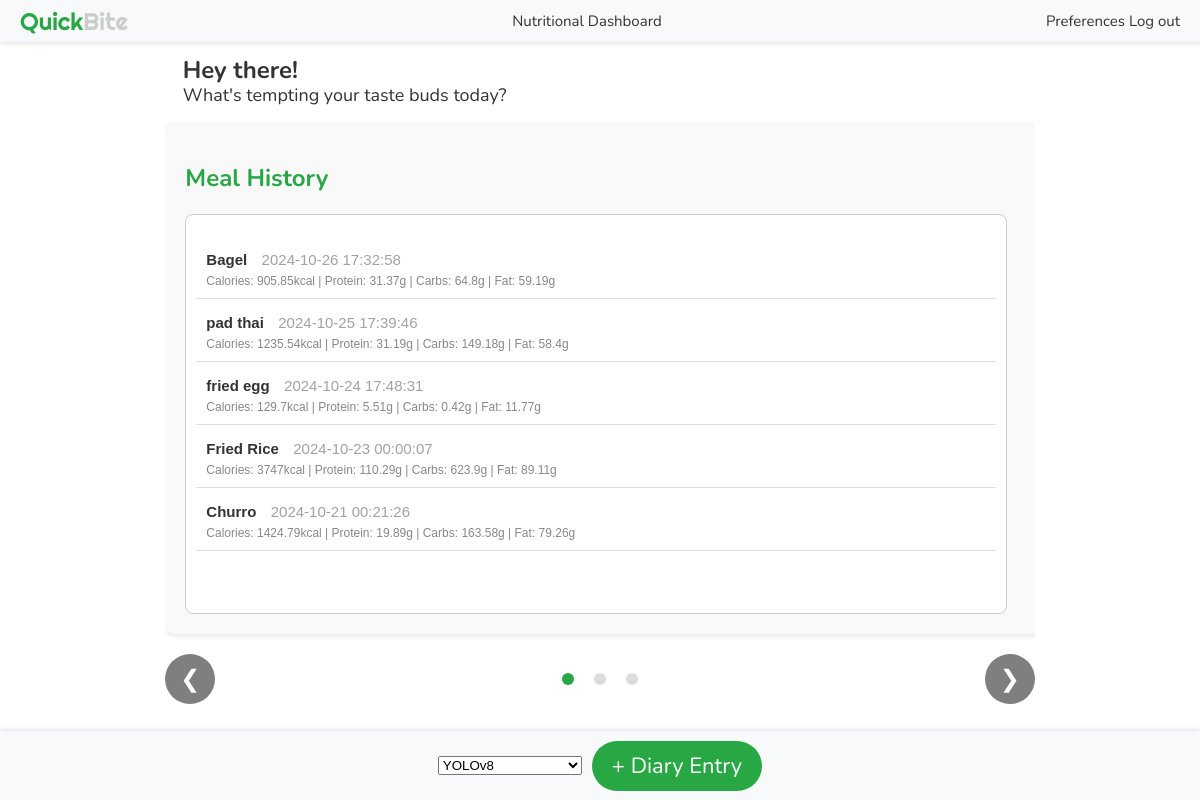
Before: /dashboard (signed in) with the older database file.
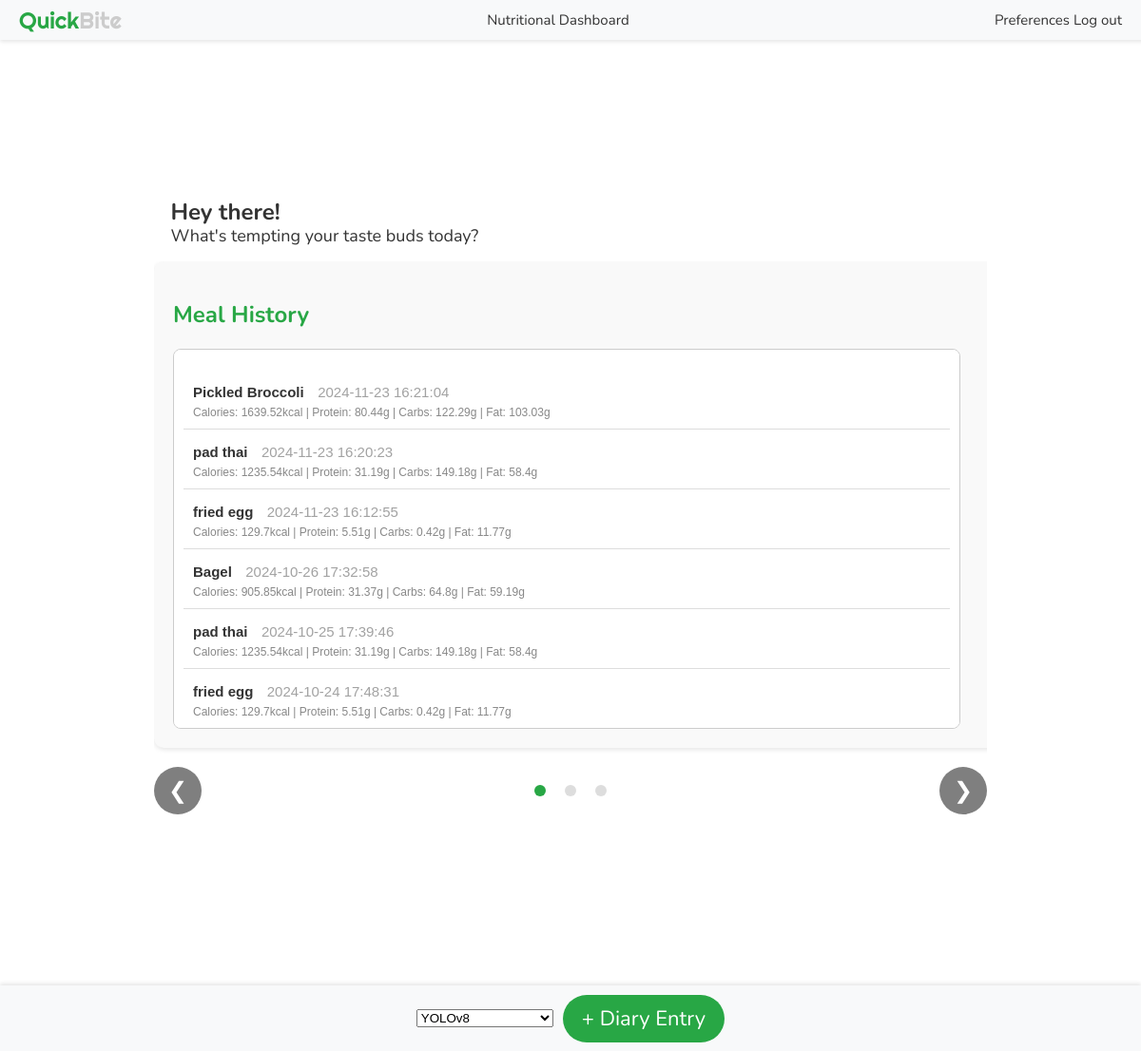
After: the same page with the newer database file.
### tables this page shows
CREATE TABLE diary_meal_entries (
    id INTEGER PRIMARY KEY AUTOINCREMENT,
    user_id INTEGER NOT NULL,           -- Foreign key to reference users table
    meal_name TEXT NOT NULL,   
    SUGAR_added_g INTEGER,
    CA_mg INTEGER,
    CHOCDF_net_g INTEGER,
    CHOCDF_g INTEGER,
    CHOLE_mg INTEGER,
    ENERC_KCAL_kcal INTEGER,
    FAMS_g INTEGER,
    FAPU_g INTEGER,
    FASAT_g INTEGER,
    FATRN_g INTEGER,
    FIBTG_g INTEGER,
    FOLDFE_microg INTEGER,
    FOLFD_microg INTEGER,
    FOLAC_microg INTEGER,
    FE_mg INTEGER,
    MG_mg INTEGER,
    NIA_mg INTEGER,
    P_mg INTEGER,
    K_mg INTEGER,
    PROCNT_g INTEGER,
    RIBF_mg INTEGER,
    NA_mg INTEGER,
    SUGAR_ALCOHOL_g INTEGER,
    SUGAR_g INTEGER,
    THIA_mg INTEGER,
    FAT_g INTEGER,
    VITA_RAE_microg INTEGER,
    VITB12_microg INTEGER,
    VITB6A_mg INTEGER,
    VITC_mg INTEGER,
    VITD_microg INTEGER,
    TOCPHA_mg INTEGER,
    VITK_microg INTEGER,
    WATER_g INTEGER,
    ZN_mg INTEGER,
    timestamp TEXT NOT NULL              -- Timestamp when the meal was logged
, path_to_image TEXT, serving_count integer);

### app.py (the view)
@app.route("/dashboard")
@login_required
def dashboard():
    db = get_db()
    cursor = db.cursor()
    cursor.execute(
        """SELECT *, ENERC_KCAL_kcal as calories,
                   PROCNT_g as protein, CHOCDF_g as carbs, FAT_g as fat, timestamp FROM diary_meal_entries
                   WHERE user_id = ? ORDER BY datetime(timestamp) DESC""",
        (current_user.id,),
    )
    meals = cursor.fetchall()
    seven_days_ago = datetime.now() - timedelta(days=7)
    cursor.execute(
        """
        SELECT strftime('%Y-%m-%d', timestamp) AS day,
               SUM(ENERC_KCAL_kcal) AS calories,
               SUM(PROCNT_g) as protein,
               SUM(CHOCDF_g) as carbs,
               SUM(FAT_g) as fat
        FROM diary_meal_entries
        WHERE user_id = ? AND timestamp >= ?
        GROUP BY day
        ORDER BY day DESC
    """,
        (current_user.id, seven_days_ago),
    )
    meals_last_7_days = cursor.fetchall()
    db.close()
    return render_template(
        "dashboard.html",
        user=current_user,
        meals=meals,
        user_id=current_user.id,
        meals_last_7_days=json.dumps(meals_last_7_days),
    )

### app.py (called while the page is built)
def get_db():
    if "db" not in g:
        g.db = sqlite3.connect("database.db")
    return g.db

@login_manager.user_loader
def load_user(user_id):
    db = get_db()
    cursor = db.cursor()
    cursor.execute("SELECT * FROM users WHERE id = ?", (user_id,))
    user_data = cursor.fetchone()
    if user_data:
        return User(*user_data)
    return None

### templates/dashboard.html (shortened to what this page needs)
<!DOCTYPE html>
<html lang="en">
<head>
    <link rel="stylesheet" href="{{ url_for('static', filename='css/style.css') }}">
</head>
<body class="no-background">
    <div class="header-bar">
        <div class="left" id="title-refresh">
            <span style="color: #28a745;">Quick</span><span style="color: #cccccc;">Bite</span>
        </div>
        <div class="center">Nutritional Dashboard</div>
        <div class="right">
            <a href="{{ url_for('preferences') }}" style="text-decoration: none; color: inherit;">Preferences</a>
            <a href="{{ url_for('logout') }}" style="text-decoration: none; color: inherit;">Log out</a>
        </div>
    </div>
    <div class="grid-layout">
        <p class="greeting-text">
            <span class="greeting-main">Hey there!</span><span class="greeting-sub">What's tempting your taste buds
                today?</span>
        </p>
        <div class="carousel-container">
            <div class="carousel">
                <div class="carousel-item">
                    <h2>Meal History</h2>
                    <div class="meal-list">
                        <ul>
                            {% for meal in meals %}
                            <li data-meal-id="{{ meal[0] }}">
                                <span class="meal-name">{{ meal[2] }}</span>
                                <span class="meal-time">{{ meal[-1] }}</span><br>
                                <span class="meal-info">
                                    Calories: {{ meal[8] }}kcal | Protein: {{ meal[22] }}g | Carbs: {{ meal[6] }}g |
                                    Fat: {{ meal[28] }}g
                                </span>
                            </li>
                            {% else %}
                            <li>No meals recorded yet.</li>
                            {% endfor %}
                        </ul>
                    </div>
                </div>
        </div>
        <div class="carousel-controls">
            <button class="carousel-prev" onclick="prevSlide()">&#10094;</button>
            <div class="carousel-indicators">
                <span class="indicator active" onclick="showSlide(0)"></span>
                <span class="indicator" onclick="showSlide(1)"></span>
                <span class="indicator" onclick="showSlide(2)"></span>
            </div>
            <button class="carousel-next" onclick="nextSlide()">&#10095;</button>
        </div>
    </div>
    </div>
    <div class="bottom-bar">
        <form id="uploadForm" action="/upload" method="POST" enctype="multipart/form-data">
            <select id="model-select" name="model">
                <option value="yolov8">YOLOv8</option>
            </select>
        </form>
        <button class="add-diary-button" onclick="triggerFileUpload()">+ Diary Entry</button>
    </div>
</body>
</html>

### static/css/style.css (style rules this page uses)
body { font-family: 'Nunito', sans-serif; background-size: cover; background-position: center; animation: fadeBackground 30s infinite; color: #333; margin: 0; padding: 0; display: flex; justify-content: center; align-items: center; height: 100vh; animation-timing-function:cubic-bezier(0.895, 0.03, 0.685, 0.22) }
h2 { color: #333; font: 24px 'Righteous'; color: #28a745; margin-bottom: 20px; }
p { font-family: 'nunito', sans-serif; color: #a2a2a2; }
button { width: 100%; padding: 10px; background-color: #888888; color: white; border: none; border-radius: 4px; cursor: pointer; margin: 10px 0; }
a { color: #888888; text-decoration: none; }
.meal-list { background-color: #fff; height: auto; overflow-y: auto; border: 1px solid #ccc; padding: 10px; border-radius: 8px; max-width: 32%; min-height: 400px; box-sizing: border-box; }
.meal-list ul { padding: 0; list-style-type: none; }
.meal-list li { padding: 10px; margin: 5px 0; border-bottom: 1px solid #ddd; }
.no-background { background: none !important; }
.header-bar { position: fixed; top: 0; left: 0; width: 100%; height: 42px; background-color: #f8f9fa; display: flex; justify-content: space-between; align-items: center; padding: 0 20px; box-shadow: 0 2px 4px rgba(0, 0, 0, 0.1); z-index: 1000; }
.header-bar .left { font-family: 'Righteous', sans-serif; font-size: 24px; }
.header-bar .center { font-family: 'nunito', sans-serif; font-size: 15px; text-align: center; flex: 1; }
.header-bar .right { font-family: 'nunito', sans-serif; font-size: 15px; text-align: right; padding-right: 40px; }
.bottom-bar { position: fixed; bottom: 0; left: 0; width: 100%; height: 69px; background-color: #f8f9fa; display: flex; justify-content: center; align-items: center; gap: 10px; box-shadow: 0 -2px 4px rgba(0, 0, 0, 0.1); z-index: 1000; }
.add-diary-button { background-color: #28a745; border: none; padding: 10px 20px; font-size: 22px; border-radius: 69px; width: auto; font-family: 'nunito', sans-serif; cursor: pointer; }
.meal-name { font-weight: bold; font-size: 15px; }
.meal-time { color: #a2a2a2; font-size: 15px; margin-left: 10px; }
.meal-info { color: #888888; font-size: 12px; display: block; margin-top: 5px; }
.greeting-text { display: block; font-family: 'Nunito', sans-serif; font-size: 18px; text-align: left; color: #333; padding-left: 2%; }
.greeting-main { font-size: 24px; font-weight: bold; display: block; }
.grid-layout { display: grid; grid-template-columns: 1fr; grid-template-rows: auto auto; padding: 20px; max-width: 1400px; margin: 0 auto; }
.greeting-sub { font-size: 18px; display: block; line-height: 1; }
.carousel-container { position: relative; max-width: 1200px; margin: 0 auto; overflow: hidden; padding-bottom: 50px; }
.carousel-container { position: relative; margin: 0 auto; overflow: hidden; }
.carousel { display: flex; transition: transform 0.5s ease-in-out; width: 300%; }
.carousel-item { min-width: 100%; box-sizing: border-box; padding: 20px; background-color: #f9f9f9; border-radius: 10px; box-shadow: 0 2px 5px rgba(0, 0, 0, 0.1); }
.carousel-controls { display: flex; justify-content: space-between; align-items: center; margin-top: 10px; width: 100%; }
.carousel-prev, .carousel-next { background-color: rgba(0, 0, 0, 0.5); color: white; border: none; padding: 10px; cursor: pointer; font-size: 24px; border-radius: 50%; width: 50px; height: 50px; transition: background-color 0.3s ease; display: flex; justify-content: center; align-items: center; }
.carousel-indicators { position: absolute; left: 50%; transform: translateX(-50%); display: flex; justify-content: center; align-items: center; gap: 10px; }
.indicator { display: inline-block; width: 12px; height: 12px; margin: 0 5px; background-color: #ddd; border-radius: 50%; cursor: pointer; }
.indicator.active { background-color: #28a745; }
.carousel-item h2 { font-family: 'Nunito', sans-serif; font-weight: 700; font-size: 24px; color: #28a745; margin-bottom: 20px; }
#title-refresh { cursor: pointer; }

### templates/dashboard.html (style rules this page uses)
body { font-family: Arial, sans-serif; }
.meal-list { height: 300px; overflow-y: scroll; }

Changed rows visible on the page:
no longer on this page (row unchanged): diary_meal_entries: meal_name "Fried Rice", timestamp "2024-10-23 00:00:07", ENERC_KCAL_kcal "3747", PROCNT_g "110.29", CHOCDF_g "623.9", FAT_g "89.11"
no longer on this page (row unchanged): diary_meal_entries: meal_name "Churro", timestamp "2024-10-21 00:21:26", ENERC_KCAL_kcal "1424.79", PROCNT_g "19.89", CHOCDF_g "163.58", FAT_g "79.26"
added diary_meal_entries: meal_name "Pickled Broccoli", timestamp "2024-11-23 16:21:04", ENERC_KCAL_kcal "1639.52", PROCNT_g "80.44", CHOCDF_g "122.29", FAT_g "103.03"
added diary_meal_entries: meal_name "pad thai", timestamp "2024-11-23 16:20:23", ENERC_KCAL_kcal "1235.54", PROCNT_g "31.19", CHOCDF_g "149.18", FAT_g "58.4"
added diary_meal_entries: meal_name "fried egg", timestamp "2024-11-23 16:12:55", ENERC_KCAL_kcal "129.7", PROCNT_g "5.51", CHOCDF_g "0.42", FAT_g "11.77"
